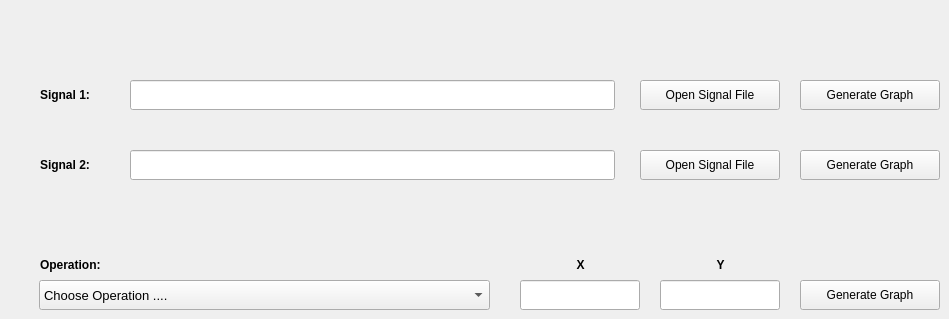
      <widget class="QWidget" name="p1_tab_2">
       <attribute name="title">
        <string>Task 2</string>
       </attribute>
       <widget class="QPushButton" name="p1_t2_btn_openFile">
        <property name="geometry">
         <rect>
          <x>640</x>
          <y>80</y>
          <width>140</width>
          <height>30</height>
         </rect>
        </property>
        <property name="text">
         <string>Open Signal File</string>
        </property>
       </widget>
       <widget class="QLineEdit" name="p1_t2_flineEdit_filePath">
        <property name="geometry">
         <rect>
          <x>130</x>
          <y>80</y>
          <width>485</width>
          <height>30</height>
         </rect>
        </property>
       </widget>
       <widget class="QPushButton" name="p1_t2_btn_generateGraph">
        <property name="geometry">
         <rect>
          <x>800</x>
          <y>80</y>
          <width>140</width>
          <height>30</height>
         </rect>
        </property>
        <property name="text">
         <string>Generate Graph</string>
        </property>
       </widget>
       <widget class="QLineEdit" name="p1_t2_flineEdit_filePath_2">
        <property name="geometry">
         <rect>
          <x>130</x>
          <y>150</y>
          <width>485</width>
          <height>30</height>
         </rect>
        </property>
       </widget>
       <widget class="QPushButton" name="p1_t2_btn_generateGraph_2">
        <property name="geometry">
         <rect>
          <x>800</x>
          <y>150</y>
          <width>140</width>
          <height>30</height>
         </rect>
        </property>
        <property name="text">
         <string>Generate Graph</string>
        </property>
       </widget>
       <widget class="QPushButton" name="p1_t2_btn_openFile_2">
        <property name="geometry">
         <rect>
          <x>640</x>
          <y>150</y>
          <width>140</width>
          <height>30</height>
         </rect>
        </property>
        <property name="text">
         <string>Open Signal File</string>
        </property>
       </widget>
       <widget class="QLabel" name="p1_t2_labelText">
        <property name="geometry">
         <rect>
          <x>40</x>
          <y>80</y>
          <width>81</width>
          <height>30</height>
         </rect>
        </property>
        <property name="font">
         <font>
          <pointsize>9</pointsize>
          <weight>75</weight>
          <bold>true</bold>
         </font>
        </property>
        <property name="text">
         <string>Signal 1:</string>
        </property>
       </widget>
       <widget class="QLabel" name="p1_t2_labelText_2">
        <property name="geometry">
         <rect>
          <x>40</x>
          <y>150</y>
          <width>81</width>
          <height>30</height>
         </rect>
        </property>
        <property name="font">
         <font>
          <pointsize>9</pointsize>
          <weight>75</weight>
          <bold>true</bold>
         </font>
        </property>
        <property name="text">
         <string>Signal 2:</string>
        </property>
       </widget>
       <widget class="QComboBox" name="p1_t2_comboBox_operation">
        <property name="geometry">
         <rect>
          <x>39</x>
          <y>280</y>
          <width>451</width>
          <height>30</height>
         </rect>
        </property>
        <property name="font">
         <font>
          <pointsize>10</pointsize>
         </font>
        </property>
        <item>
         <property name="text">
          <string>Choose Operation ....</string>
         </property>
        </item>
        <item>
         <property name="text">
          <string>Addition (S1+S2)</string>
         </property>
        </item>
        <item>
         <property name="text">
          <string>Subtraction (S1-S2)</string>
         </property>
        </item>
        <item>
         <property name="text">
          <string>Multiplication (S1*S2)</string>
         </property>
        </item>
        <item>
         <property name="text">
          <string>Multiplication (S1 *x)</string>
         </property>
        </item>
        <item>
         <property name="text">
          <string>Power (S1 ^x)</string>
         </property>
        </item>
        <item>
         <property name="text">
          <string>Shifting (S1 +-  x)</string>
         </property>
        </item>
        <item>
         <property name="text">
          <string>Normalization (S1 =&gt; x~y)</string>
         </property>
        </item>
        <item>
         <property name="text">
          <string>Accumulation (S1)</string>
         </property>
        </item>
       </widget>
       <widget class="QLabel" name="p1_t2_labelText_3">
        <property name="geometry">
         <rect>
          <x>40</x>
          <y>250</y>
          <width>81</width>
          <height>30</height>
         </rect>
        </property>
        <property name="font">
         <font>
          <pointsize>9</pointsize>
          <weight>75</weight>
          <bold>true</bold>
         </font>
        </property>
        <property name="text">
         <string>Operation:</string>
        </property>
       </widget>
       <widget class="QPushButton" name="p1_t2_btn_generateGraph_result">
        <property name="geometry">
         <rect>
          <x>800</x>
          <y>280</y>
          <width>140</width>
          <height>30</height>
         </rect>
        </property>
        <property name="text">
         <string>Generate Graph</string>
        </property>
       </widget>
       <widget class="QLineEdit" name="p1_t2_flineEdit_x">
        <property name="geometry">
         <rect>
          <x>520</x>
          <y>280</y>
          <width>120</width>
          <height>30</height>
         </rect>
        </property>
        <property name="font">
         <font>
          <pointsize>10</pointsize>
         </font>
        </property>
       </widget>
       <widget class="QLineEdit" name="p1_t2_flineEdit_y">
        <property name="geometry">
         <rect>
          <x>660</x>
          <y>280</y>
          <width>120</width>
          <height>30</height>
         </rect>
        </property>
        <property name="font">
         <font>
          <pointsize>10</pointsize>
         </font>
        </property>
       </widget>
       <widget class="QLabel" name="p1_t2_labelText_4">
        <property name="geometry">
         <rect>
          <x>540</x>
          <y>250</y>
          <width>81</width>
          <height>30</height>
         </rect>
        </property>
        <property name="font">
         <font>
          <pointsize>9</pointsize>
          <weight>75</weight>
          <bold>true</bold>
         </font>
        </property>
        <property name="text">
         <string>X</string>
        </property>
        <property name="alignment">
         <set>Qt::AlignCenter</set>
        </property>
       </widget>
       <widget class="QLabel" name="p1_t2_labelText_5">
        <property name="geometry">
         <rect>
          <x>680</x>
          <y>250</y>
          <width>81</width>
          <height>30</height>
         </rect>
        </property>
        <property name="font">
         <font>
          <pointsize>9</pointsize>
          <weight>75</weight>
          <bold>true</bold>
         </font>
        </property>
        <property name="text">
         <string>Y</string>
        </property>
        <property name="alignment">
         <set>Qt::AlignCenter</set>
        </property>
       </widget>
      </widget>
